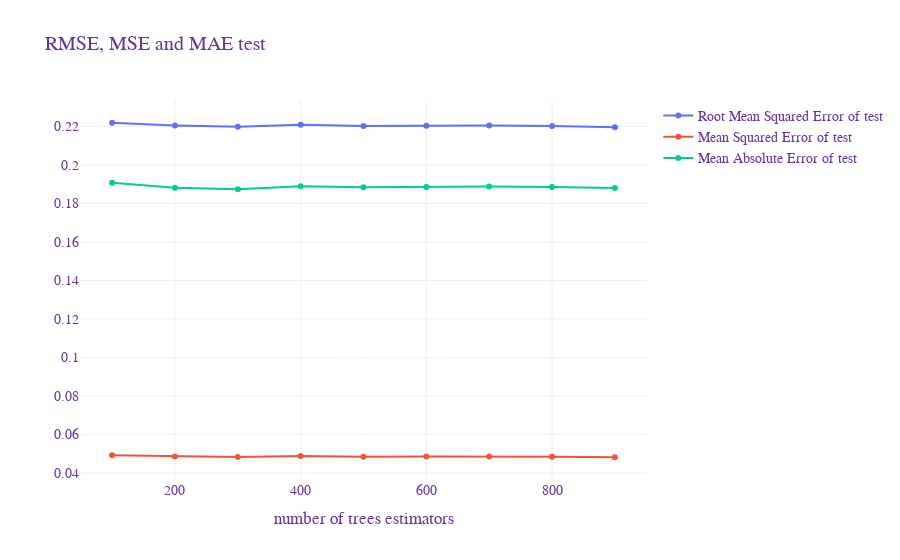

Here is the notebook cell this chart was saved with:
### Code cell
### 1) Build the regression model on accepted samples ('Result'=1)
### 2) Evaluate the model: R2, MSE, MAE, ROOT MSE, oob
### 3) Extract the oob error for unsampled indexes for each baootstrapped tree
### 4) Extract as an array oob errorrs of a specific daytime range
### 5) Use it in a roulette wheel to associate uncertainty to the model prediction

### 1) Builging the regression model
#--> Per definire il dataset di partenza ho 3 soluzioni
choose_method=2

if choose_method==1:
    ## 1: Extract from the original DB only accepted offer (Result==1), discarding Result and Target in X_train, using Target as y_train
    X_train_regr, X_test_regr, y_train_regr, y_test_regr = train_test_split(
                    DB[DB['Result']>0].drop('Result', axis=1).drop('Target', axis=1), 
                    DB[DB['Result']>0]['Target'], 
                    test_size = 0.333, shuffle=False, random_state=42) # random state used to control the model seed
elif choose_method==2:
    ## 2: Predict with the classification model on the original dataset and take only samples predicted as accepted (some actual accepted samples will remain outside bcs they are predicted as rejected)
    X1=X.copy()
    X0=X.drop('Target',axis=1)
    pred_result = (modelCla.predict_proba(X0)[:,1] >= thresh_opt).astype(bool)
    X1['pred_result'] = pred_result
    X_train_regr, X_test_regr, y_train_regr, y_test_regr = train_test_split(
                    X1[X1['pred_result']==1].drop('Target', axis=1).drop('pred_result', axis=1), 
                    X1[X1['pred_result']>0]['Target'], 
                    test_size = 0.333, shuffle=False, random_state=42) # random state used to control the model seed
elif choose_method==3:
    ## 3: Take all the accepted and some rejected in percentage of the false positive of the classification model
    X1=X[X['Target']>0] # only accepted
    X2=X[X['Target']==0] # only rejected
    fp = cm[0,1] # false positives
    attach=X2.sample(n=fp)
    X1=X1.append(attach) # final starting DB
    X_train_regr, X_test_regr, y_train_regr, y_test_regr = train_test_split(
                    X1.drop('Target', axis=1), 
                    X1['Target'], 
                    test_size = 0.333, shuffle=False, random_state=42) # random state used to control the model seed


#------- HYPERPARAMETERS OPTIMIZATION -----#
# Optimal number of estimators (trees) based on accuracy and OOB error
idx=0

start=100
end=1000
step=100

trees = [None] * round(end/step)
oob_result = [None] * round(end/step)
mse_result = [None] * round(end/step)
rmse_result = [None] * round(end/step)
mae_result = [None] * round(end/step)

for n_est in range(start,end,step):
    trees[idx] = n_est
    
    feature_trans_regr = make_column_transformer(
        (OneHotEncoder(handle_unknown='ignore'),categorical_features), # se tolgo handle unknown errore perchè alcune categorical non le ha nel training ma le ha nel test --> forse si risolve se DB grande
        (StandardScaler(), numeric_features), 
         remainder="passthrough") # passing not-cited columns as untouched
    
    rf_regr = RandomForestRegressor(
                    n_estimators=n_est, criterion="mse", oob_score=True,
                    min_samples_leaf=1, max_features= "sqrt", bootstrap=True, 
                    random_state=42)
    
    modelRegr_iter1 = make_pipeline(feature_trans_regr, rf_regr)
    
    modelRegr_iter1.fit(X_train_regr, y_train_regr)   
    y_pred_regr_iter1 = modelRegr_iter1.predict(X_test_regr)
    
    mse_result[idx] = metrics.mean_squared_error(y_test_regr, y_pred_regr_iter1)
    rmse_result[idx] = np.sqrt(metrics.mean_squared_error(y_test_regr, y_pred_regr_iter1))
    mae_result[idx] = metrics.mean_absolute_error(y_test_regr, y_pred_regr_iter1)
    
    idx+=1
    print(idx)

mean_pred=np.mean(DB[DB['Result']>0]['Target'])
print(f'Mean of predicted variable (Target): {mean_pred}')
# Plot graph
fig = go.Figure()
fig.add_trace(go.Scatter(x=trees,y=rmse_result, name="Root Mean Squared Error of test"))
fig.add_trace(go.Scatter(x=trees,y=mse_result, name="Mean Squared Error of test"))
fig.add_trace(go.Scatter(x=trees,y=mae_result, name="Mean Absolute Error of test"))
fig.update_layout(title="RMSE, MSE and MAE test",xaxis_title="number of trees estimators",
                  font=dict(family="Times New Roman, monospace",size=14,color="RebeccaPurple"),
                  template="plotly_white")

fig.show()

### Figure 1 — Plotly figure (JSON) as saved in the notebook; plotly's stock layout.template omitted (floating-point values rounded to 4 significant figures)
{"data": [{"name": "Root Mean Squared Error of test", "type": "scatter", "x": [100, 200, 300, 400, 500, 600, 700, 800, 900, null], "y": [0.2219, 0.2206, 0.2199, 0.2209, 0.2202, 0.2205, 0.2205, 0.2202, 0.2196, null]}, {"name": "Mean Squared Error of test", "type": "scatter", "x": [100, 200, 300, 400, 500, 600, 700, 800, 900, null], "y": [0.04926, 0.04865, 0.04836, 0.0488, 0.04849, 0.0486, 0.04864, 0.0485, 0.04821, null]}, {"name": "Mean Absolute Error of test", "type": "scatter", "x": [100, 200, 300, 400, 500, 600, 700, 800, 900, null], "y": [0.1908, 0.1882, 0.1874, 0.189, 0.1884, 0.1886, 0.1888, 0.1886, 0.188, null]}], "layout": {"font": {"color": "RebeccaPurple", "family": "Times New Roman, monospace", "size": 14}, "title": {"text": "RMSE, MSE and MAE test"}, "xaxis": {"title": {"text": "number of trees estimators"}}}}
